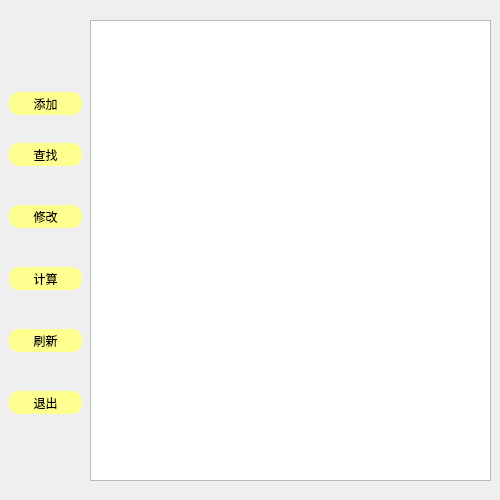
<?xml version="1.0" encoding="UTF-8"?>
<ui version="4.0">
 <class>MenuWidgetClass</class>
 <widget class="QWidget" name="MenuWidgetClass">
  <property name="geometry">
   <rect>
    <x>0</x>
    <y>0</y>
    <width>500</width>
    <height>500</height>
   </rect>
  </property>
  <property name="windowTitle">
   <string>MenuWidget</string>
  </property>
  <property name="styleSheet">
   <string notr="true"/>
  </property>
  <widget class="QTableWidget" name="tableWidget">
   <property name="geometry">
    <rect>
     <x>90</x>
     <y>20</y>
     <width>401</width>
     <height>461</height>
    </rect>
   </property>
  </widget>
  <widget class="QWidget" name="widget" native="true">
   <property name="geometry">
    <rect>
     <x>0</x>
     <y>50</y>
     <width>91</width>
     <height>411</height>
    </rect>
   </property>
   <widget class="QPushButton" name="exitButton">
    <property name="geometry">
     <rect>
      <x>9</x>
      <y>341</y>
      <width>73</width>
      <height>23</height>
     </rect>
    </property>
    <property name="styleSheet">
     <string notr="true">#exitButton:!hover
{
border-radius:10px;
background-color:rgb(255,255,143);
}
#exitButton:hover
{
border-radius:10px;
background-color:rgb(255,100,143);
}</string>
    </property>
    <property name="text">
     <string>退出</string>
    </property>
   </widget>
   <widget class="QPushButton" name="modifyButton">
    <property name="geometry">
     <rect>
      <x>9</x>
      <y>155</y>
      <width>73</width>
      <height>23</height>
     </rect>
    </property>
    <property name="styleSheet">
     <string notr="true">#modifyButton:!hover
{
border-radius:10px;
background-color:rgb(255,255,143);
}
#modifyButton:hover
{
border-radius:10px;
background-color:rgb(255,100,143);
}</string>
    </property>
    <property name="text">
     <string>修改</string>
    </property>
   </widget>
   <widget class="QPushButton" name="addButton">
    <property name="geometry">
     <rect>
      <x>9</x>
      <y>42</y>
      <width>73</width>
      <height>23</height>
     </rect>
    </property>
    <property name="styleSheet">
     <string notr="true">#addButton:!hover
{
border-radius:10px;
background-color:rgb(255,255,143);
}
#addButton:hover
{
border-radius:10px;
background-color:rgb(255,100,143);
}</string>
    </property>
    <property name="text">
     <string>添加</string>
    </property>
   </widget>
   <widget class="QPushButton" name="calculateButton">
    <property name="geometry">
     <rect>
      <x>9</x>
      <y>217</y>
      <width>73</width>
      <height>23</height>
     </rect>
    </property>
    <property name="styleSheet">
     <string notr="true">#calculateButton:!hover
{
border-radius:10px;
background-color:rgb(255,255,143);
}
#calculateButton:hover
{
border-radius:10px;
background-color:rgb(255,100,143);
}</string>
    </property>
    <property name="text">
     <string>计算</string>
    </property>
   </widget>
   <widget class="QPushButton" name="searchButton">
    <property name="geometry">
     <rect>
      <x>9</x>
      <y>93</y>
      <width>73</width>
      <height>23</height>
     </rect>
    </property>
    <property name="styleSheet">
     <string notr="true">#searchButton:!hover
{
border-radius:10px;
background-color:rgb(255,255,143);
}
#searchButton:hover
{
border-radius:10px;
background-color:rgb(255,100,143);
}</string>
    </property>
    <property name="text">
     <string>查找</string>
    </property>
   </widget>
   <widget class="QPushButton" name="reflashButton">
    <property name="geometry">
     <rect>
      <x>9</x>
      <y>279</y>
      <width>73</width>
      <height>23</height>
     </rect>
    </property>
    <property name="styleSheet">
     <string notr="true">#reflashButton:!hover
{
border-radius:10px;
background-color:rgb(255,255,143);
}
#reflashButton:hover
{
border-radius:10px;
background-color:rgb(255,100,143);
}</string>
    </property>
    <property name="text">
     <string>刷新</string>
    </property>
   </widget>
  </widget>
 </widget>
 <layoutdefault spacing="6" margin="11"/>
 <resources>
  <include location="MenuWidget.qrc"/>
 </resources>
 <connections/>
</ui>
